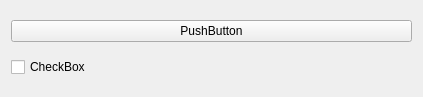
<?xml version="1.0" encoding="UTF-8"?>
<ui version="4.0">
 <class>WeaponSlot</class>
 <widget class="QWidget" name="WeaponSlot">
  <property name="geometry">
   <rect>
    <x>0</x>
    <y>0</y>
    <width>423</width>
    <height>97</height>
   </rect>
  </property>
  <property name="windowTitle">
   <string>Form</string>
  </property>
  <layout class="QGridLayout" name="gridLayout">
   <item row="0" column="0">
    <widget class="QPushButton" name="pushButton">
     <property name="text">
      <string>PushButton</string>
     </property>
    </widget>
   </item>
   <item row="1" column="0">
    <widget class="QCheckBox" name="checkBox">
     <property name="text">
      <string>CheckBox</string>
     </property>
    </widget>
   </item>
  </layout>
 </widget>
 <resources/>
 <connections/>
</ui>
